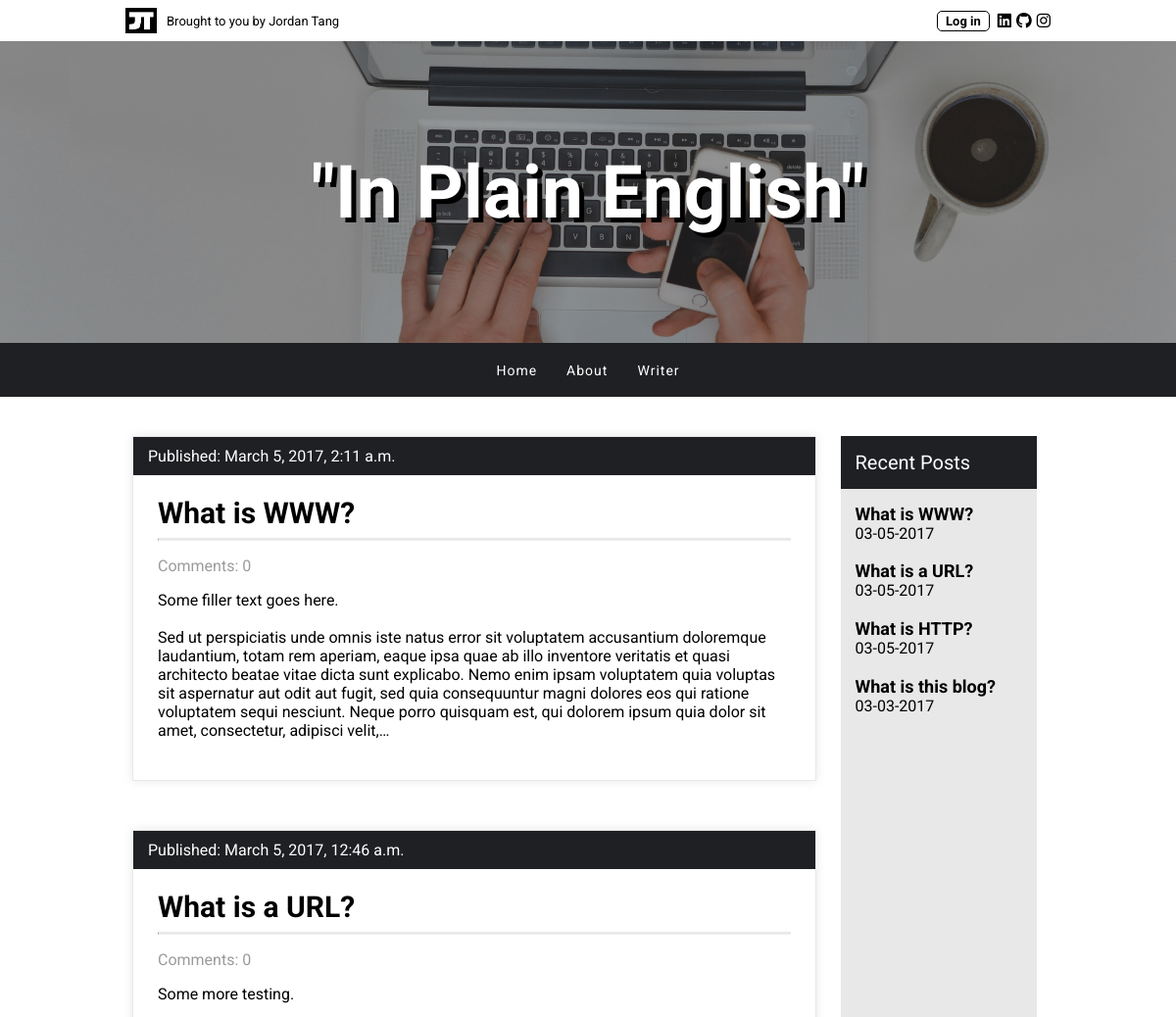
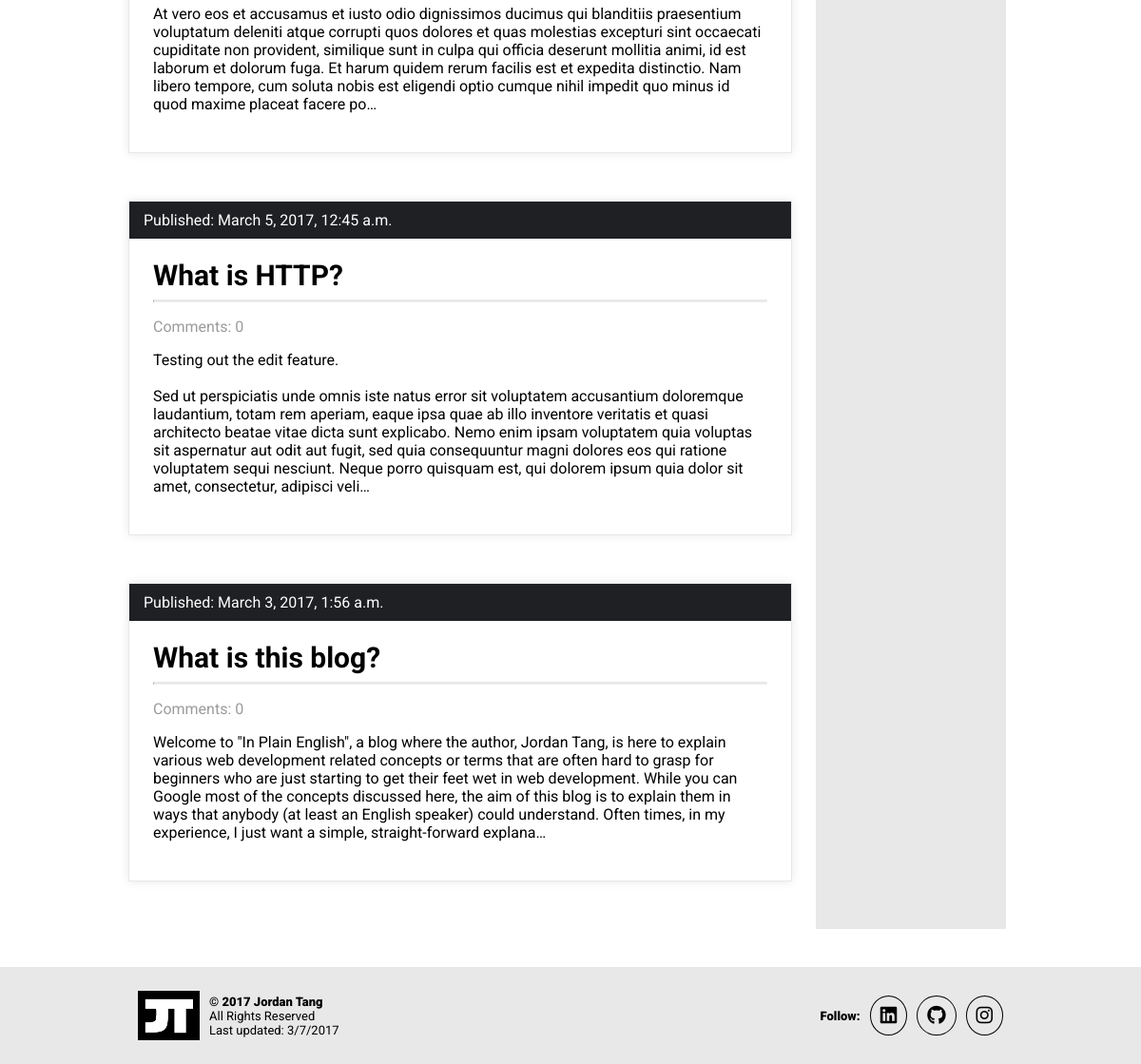
The app's page /, older data (2 pictures, top to bottom).
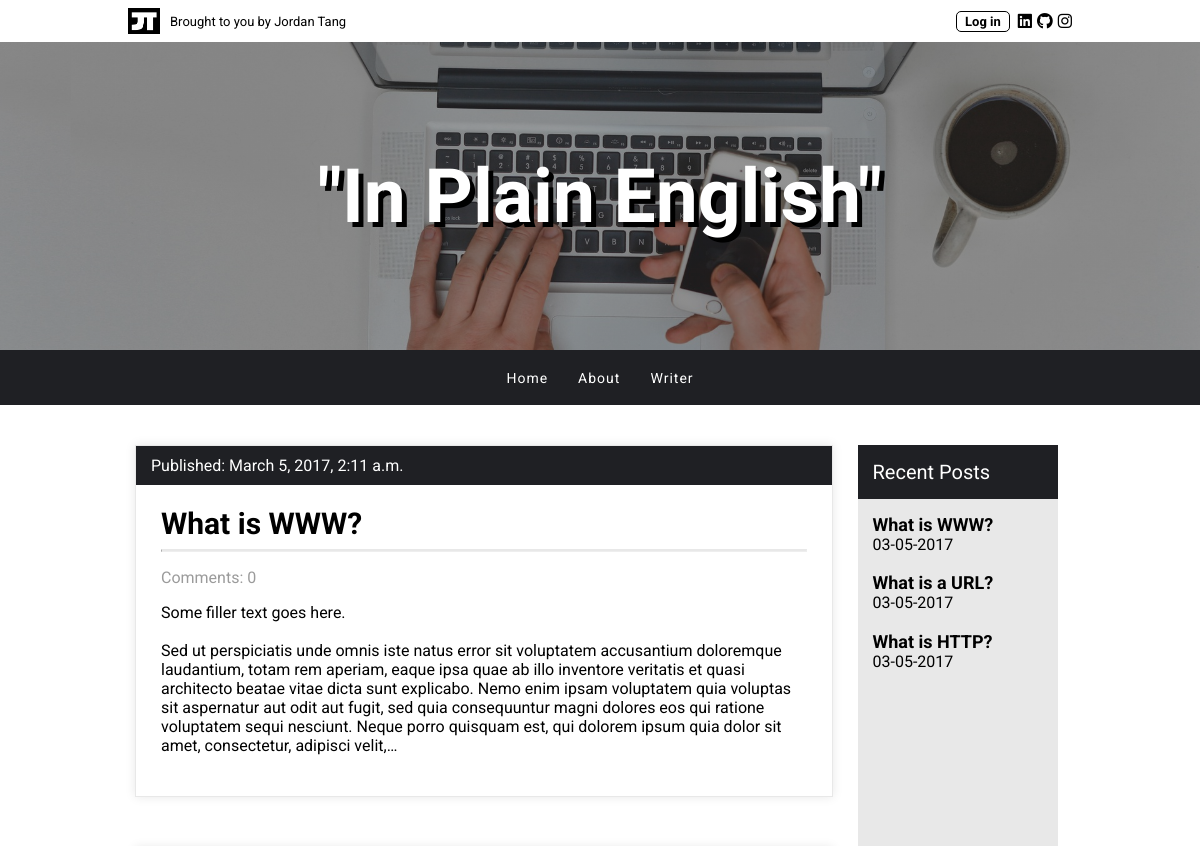
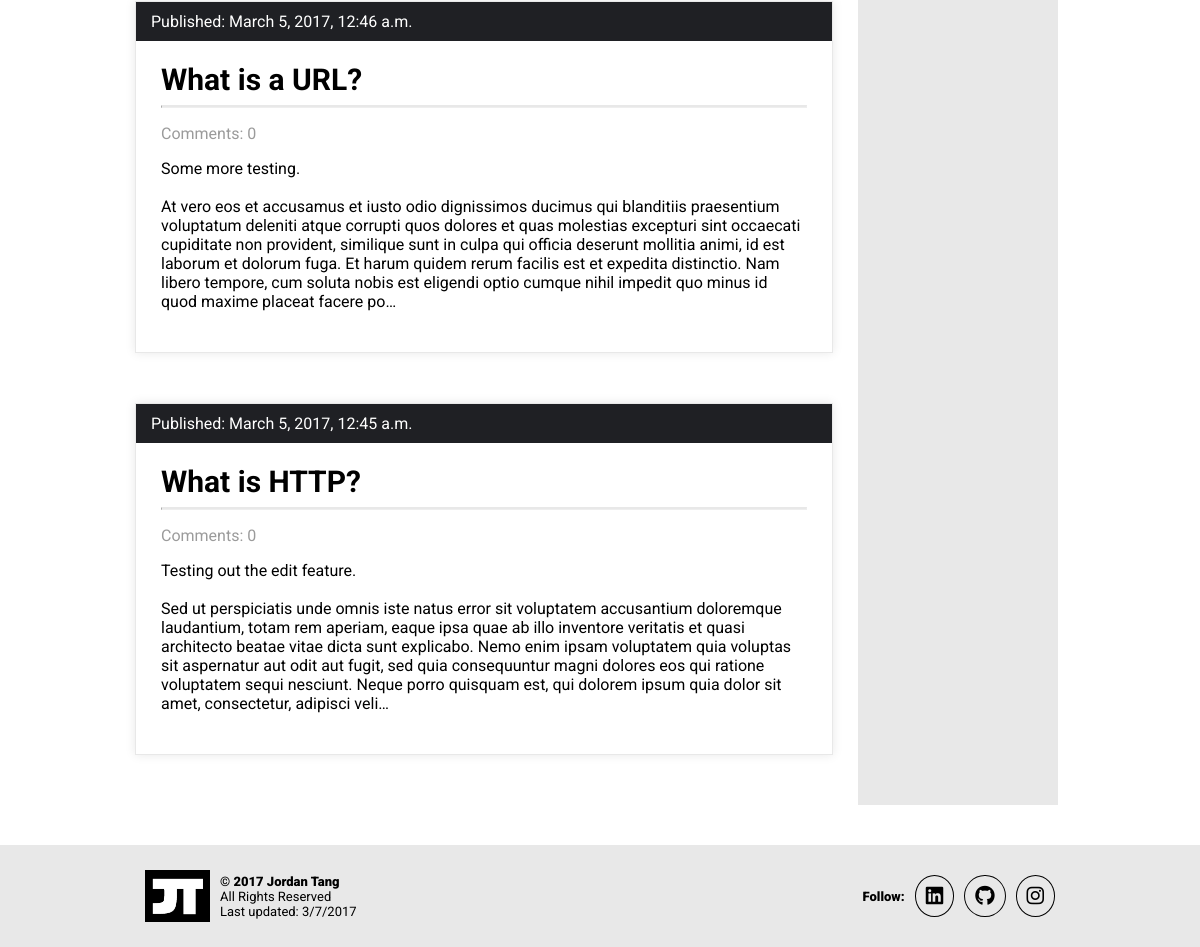
The same page, newer data (2 pictures, top to bottom).
### app/models.py (models this page shows, shortened)
class Post(models.Model):
    author = models.ForeignKey('auth.User')
    title = models.CharField(max_length=200)
    text = models.TextField()
    created_date = models.DateTimeField(
        default=timezone.now)
    published_date = models.DateTimeField(
        blank=True, null=True)
    def approved_comments(self):
        return self.comments.filter(approved_comment=True)

### app/views.py (the view)
# urls.py: url(r'^$', views.post_list, name='post_list'),
def post_list(request):
    posts = Post.objects.filter(published_date__lte=timezone.now()).order_by('-published_date')
    return render(request, 'app/post_list.html', {'posts': posts})

### app/templates/app/post_list.html
{% extends 'app/base.html' %}
{% block content %}
    <div class="container">
        <div class="row home">
            <div class="col-9 posts">
                {% for post in posts %}
                    <div class="card">
                        <div class="bar">
                            Published: {{ post.published_date }}
                        </div>
                        <h2><a href="{% url 'post_detail' pk=post.pk %}">{{ post.title }}</a></h2>
                        <hr>
                        <p class="subtext">Comments: {{ post.approved_comments.count }}</p>
                        <p>{{ post.text|linebreaksbr|truncatechars:500 }}</p>
                    </div>
                {% endfor %}
            </div>
            <div class="recent-nav">
                <div class="bar">
                    <h6>Recent Posts</h6>
                </div>
                {% for post in posts %}
                    <h3><a href="{% url 'post_detail' pk=post.pk %}">{{ post.title }}</a></h3>
                    <span>{{ post.published_date|date:'m-d-Y' }}</span>
                {% endfor %}
            </div>
        </div>
    </div>
{% endblock %}

### app/templates/app/base.html (shortened to what this page needs)
{% load staticfiles %}
<html lang="en">
    <head>
        <link rel="stylesheet" href="{% static 'css/style.css' %}">
    </head>
    <body>
        <header>
            <div class="header-content">
                <span class="left">
                    <a target="_blank" href="http://www.jordantang.com/"><img src="../../static/images/logo.png" class="logo"></a>
                    <span class="header-text">Brought to you by Jordan Tang</span>
                </span>
                <span class="right">
                    {% if user.is_authenticated %}
                    <a class="log" href="{% url 'logout' %}">Log out</a>
                    {% else %}
                    <a class="log" href="{% url 'login' %}">Log in</a>
                    {% endif %}
                </span>
            </div>
        </header>
        <div class="top-container">
            <h1>"In Plain English"</h1>
        </div>
        <ul class="nav-bar row-12">
            <li class="nav-item"><a class="nav-link" href="{% url 'post_list' %}">Home</a></li>
            <li class="nav-item"><a class="nav-link" href="{% url 'about_blog' %}">About</a></li>
            <li class="nav-item"><a class="nav-link" href="{% url 'about_writer' %}">Writer</a></li>
        </ul>
        <div class="wrapper">
            {% block content %}
            {% endblock %}
        </div>
        <footer>
            <div class="footer-content">
                <span class="left-footer">
                    <a target="_blank" href="http://www.jordantang.com/"><img src="../../static/images/logo.png" class="logo-2"></a>
                    <div>
                        <span class="bolded">© 2017 Jordan Tang</span><br>
                        All Rights Reserved<br>
                        Last updated: 3/7/2017<br>
                    </div>
                </span>
                <span class="right-footer">
                    <span class="bolded">Follow:</span>
                    <a target="_blank" class="icon-link-3" href="https://www.linkedin.com/in/jordan-tang/"><i class="fa fa-linkedin-square" aria-hidden="true"></i></a>
                    <a target="_blank" class="icon-link-3" href="https://github.com/tangjl/"><i class="fa fa-github" aria-hidden="true"></i></a>
                    <a target="_blank" class="icon-link-3" href="https://www.instagram.com/shakespls/"><i class="fa fa-instagram" aria-hidden="true"></i></a>
                </span>
            </div>
        </footer>
    </body>
</html>

Row changes from the older to the newer data that the page shows:
removed Post: published_date "March 3, 2017, 1:56 a.m.", title "What is this blog?", approved_comments.count "0", text "Welcome to \"In Plain English\", a blog where the author, Jordan Tang, is here to explain various web development related concepts or terms that are often hard to grasp for beginners who are just starting to get their feet wet in web development. While you can Google most of the concepts discussed here, the aim of this blog is to explain them in ways that anybody (at least an English speaker) could understand. Often times, in my experience, I just want a simple, straight-forward explana…", published_date "03-03-2017"
